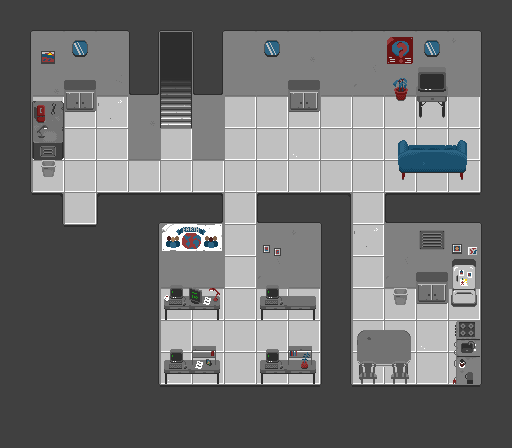

This is a level from a 2D game, rendered from its Tiled map with the project's own tilesets. A one-line summary and the complete map file follow:
An orthogonal 16x14 tile map with 32x32 px tiles, 4 tile layers (Background, Shadows, Obstacles, Foreground), 1 hidden layer not drawn and 1 object (entrance).

<map version="1.10" tiledversion="1.10.1" orientation="orthogonal" renderorder="left-down" width="16" height="14" tilewidth="32" tileheight="32" infinite="0" nextlayerid="7" nextobjectid="9">
 <editorsettings>
  <export target="Base_Interior.xml" format="tmx" />
 </editorsettings>
 <tileset firstgid="1" source="Base_tileset.tsx" />
 <layer id="1" name="Background" width="16" height="14">
  <data encoding="csv">
11,11,11,11,11,13,11,11,11,0,0,0,0,0,0,0,
11,33,33,33,11,211,33,33,33,33,33,33,33,33,33,0,
11,11,11,11,11,211,11,11,11,11,11,11,11,11,11,0,
11,11,11,11,11,211,11,11,11,11,11,11,11,11,11,0,
11,11,11,11,11,11,11,11,11,11,11,11,11,11,11,0,
11,11,11,11,11,11,11,11,11,11,11,11,11,11,11,0,
0,0,11,0,0,0,0,11,0,0,11,11,11,11,11,0,
0,0,0,0,0,11,11,11,11,11,11,11,11,11,11,0,
0,0,0,0,0,11,11,11,11,11,11,11,11,11,11,0,
0,0,0,0,0,11,11,11,11,11,11,11,11,11,11,0,
0,0,0,0,0,11,11,11,11,11,11,11,11,11,11,0,
0,0,0,0,0,11,11,11,11,11,11,11,11,11,11,0,
0,0,0,0,0,0,0,0,0,0,0,0,0,0,0,0,
0,0,0,0,0,0,0,0,0,0,0,0,0,0,0,0
</data>
 </layer>
 <layer id="5" name="Shadows" width="16" height="14">
  <data encoding="csv">
0,23,23,23,0,0,0,0,0,0,0,0,0,0,0,0,
0,34,34,34,0,0,0,34,34,34,0,34,34,34,34,0,
0,32,34,32,0,21,0,32,32,34,0,32,32,34,32,0,
0,0,48,36,34,31,34,0,0,48,0,0,119,173,0,0,
0,0,0,0,32,0,32,0,0,35,0,0,164,165,166,0,
0,0,0,0,0,0,0,0,0,0,0,0,0,0,0,0,
0,0,0,0,0,0,0,0,0,0,0,0,0,0,0,0,
0,0,0,0,0,34,34,0,34,34,0,36,34,34,34,0,
0,0,0,0,0,34,34,0,34,34,0,0,32,34,34,0,
0,0,0,0,0,0,0,0,0,0,0,0,8,48,59,0,
0,0,0,0,0,0,0,0,0,0,0,0,0,35,0,0,
0,0,0,0,0,35,0,0,0,0,0,19,39,0,0,0,
0,0,0,0,0,0,0,0,0,0,0,0,0,0,0,0,
0,0,0,0,0,0,0,0,0,0,0,0,0,0,0,0
</data>
 </layer>
 <layer id="2" name="Obstacles" width="16" height="14">
  <data encoding="csv">
13,23,23,23,13,13,13,23,23,23,23,23,23,23,23,13,
14,68,192,34,25,0,25,34,192,183,34,34,77,192,181,12,
14,183,38,191,15,0,15,32,32,38,32,182,109,163,34,12,
14,18,0,0,183,0,34,0,0,0,0,0,0,0,0,12,
14,28,0,0,32,0,32,0,0,0,0,0,0,0,0,12,
14,8,0,0,0,0,0,0,0,0,0,0,184,185,186,12,
13,0,0,0,0,0,0,0,0,0,0,0,0,0,0,13,
13,13,0,13,14,138,139,0,78,181,25,0,34,7,58,12,
13,13,13,13,14,32,32,0,182,32,25,0,182,38,49,12,
13,13,13,13,14,123,124,0,123,124,25,0,0,0,0,12,
13,13,13,13,14,0,0,0,0,0,25,0,0,0,17,12,
13,13,13,13,14,123,124,0,123,124,25,159,159,0,27,12,
13,13,13,13,13,0,0,0,0,0,13,0,0,0,0,13,
13,13,13,13,13,13,13,13,13,13,13,13,13,13,13,13
</data>
 </layer>
 <layer id="3" name="Foreground" width="16" height="14">
  <data encoding="csv">
0,0,0,0,0,23,0,0,0,0,0,0,0,0,0,0,
0,0,0,0,0,0,0,0,0,0,0,0,0,0,0,0,
0,0,0,0,0,0,0,0,0,0,0,0,0,0,0,0,
0,0,0,0,0,0,0,0,0,0,0,0,0,0,0,0,
0,0,0,0,0,0,0,0,0,0,0,0,174,175,176,0,
0,0,0,0,0,0,0,0,0,0,0,0,0,0,0,0,
0,4,0,2,3,26,16,0,6,26,4,0,6,26,26,13,
0,0,3,0,0,0,0,0,0,0,0,0,0,0,0,0,
0,0,0,0,0,133,0,0,133,0,0,0,0,0,0,0,
0,0,0,0,0,145,146,0,143,0,0,0,0,0,0,0,
0,0,0,0,0,133,137,0,133,134,0,9,29,0,0,0,
0,0,0,0,0,143,147,0,143,144,0,159,159,0,0,0,
0,0,0,0,0,3,3,3,3,3,0,3,3,3,3,0,
0,0,0,0,0,0,0,0,0,0,0,0,0,0,0,0
</data>
 </layer>
 <layer id="4" name="Doors" width="16" height="14" visible="0">
  <data encoding="csv">
0,0,0,0,0,0,0,0,0,0,0,0,0,0,0,0,
0,0,0,0,0,211,0,0,0,0,0,0,0,0,0,0,
0,0,0,0,0,0,0,0,0,0,0,0,0,0,0,0,
0,0,0,0,0,0,0,0,0,0,0,0,0,0,0,0,
0,0,0,0,0,0,0,0,0,0,0,0,0,0,0,0,
0,0,0,0,0,0,0,0,0,0,0,0,0,0,0,0,
0,0,211,0,0,0,0,0,0,0,0,0,0,0,0,0,
0,0,0,0,0,0,0,0,0,0,0,0,0,0,0,0,
0,0,0,0,0,0,0,0,0,0,0,0,0,0,0,0,
0,0,0,0,0,0,0,0,0,0,0,0,0,0,0,0,
0,0,0,0,0,0,0,0,0,0,0,0,0,0,0,0,
0,0,0,0,0,0,0,0,0,0,0,0,0,0,0,0,
0,0,0,0,0,0,0,0,0,0,0,0,0,0,0,0,
0,0,0,0,0,0,0,0,0,0,0,0,0,0,0,0
</data>
 </layer>
 <objectgroup id="6" name="Objects">
  <object id="6" name="main" type="entrance" gid="239" x="65" y="167.109" width="31" height="6.20274" />
 </objectgroup>
</map>
